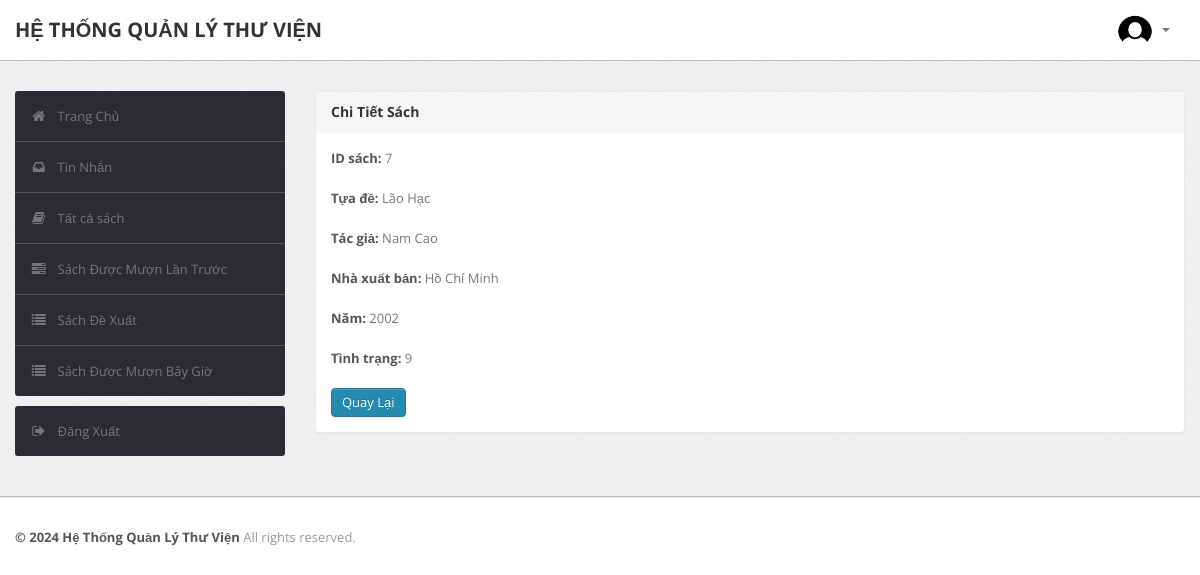
The page /student/bookdetails.php?id=7 (signed in) on the database as committed earlier.
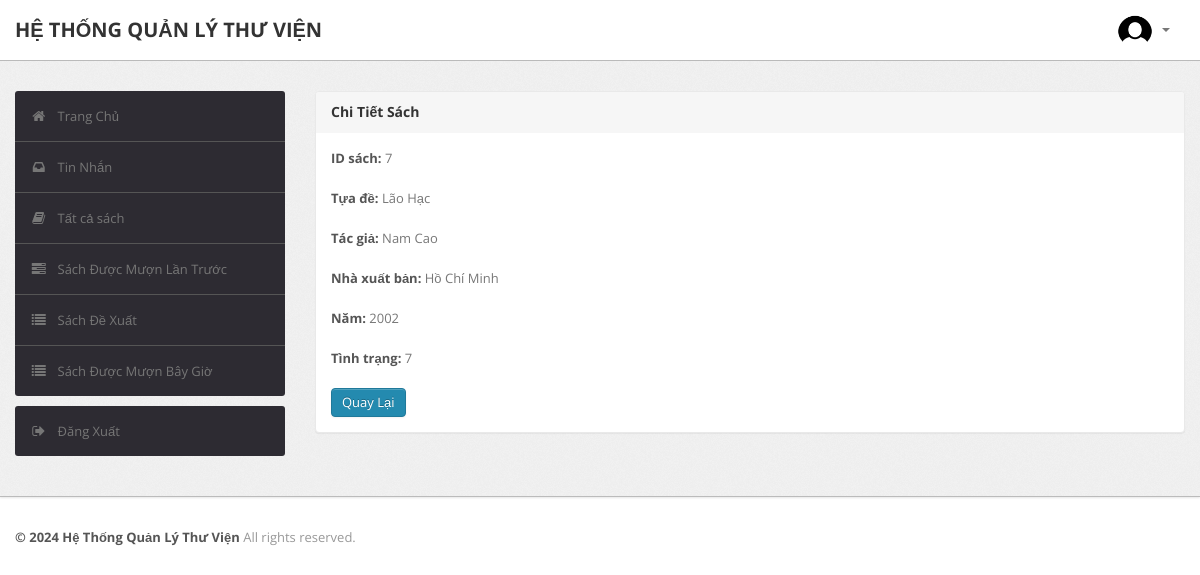
The same page on the database as committed later.
### tables this page shows
CREATE TABLE `book` (
  `BookId` int(10) NOT NULL,
  `Title` varchar(50) DEFAULT NULL,
  `Publisher` varchar(50) DEFAULT NULL,
  `Year` varchar(50) DEFAULT NULL,
  `Availability` int(5) DEFAULT NULL
);

### student/bookdetails.php (the view, shortened to what this page needs)
<?php
require('dbconn.php');
?>
<?php
if ($_SESSION['RollNo']) {
    ?>
<!DOCTYPE html>
<html lang="en">
    <head>
        <link type="text/css" href="bootstrap/css/bootstrap.min.css" rel="stylesheet">
        <link type="text/css" href="bootstrap/css/bootstrap-responsive.min.css" rel="stylesheet">
        <link type="text/css" href="css/theme.css" rel="stylesheet">
        <link type="text/css" href="images/icons/css/font-awesome.css" rel="stylesheet">
    </head>
    <body>
        <div class="navbar navbar-fixed-top">
            <div class="navbar-inner">
                <div class="container">
                        <a class="brand" href="index.php">HỆ THỐNG QUẢN LÝ THƯ VIỆN</a>
                    <div class="nav-collapse collapse navbar-inverse-collapse">
                        <ul class="nav pull-right">
                            <li class="nav-user dropdown"><a href="#" class="dropdown-toggle" data-toggle="dropdown">
                                <img src="images/user.png" class="nav-avatar" />
                                <b class="caret"></b></a>
                            </li>
                        </ul>
                    </div>
                </div>
            </div>
        </div>
        <div class="wrapper">
            <div class="container">
                <div class="row">
                    <div class="span3">
                        <div class="sidebar">
                            <ul class="widget widget-menu unstyled">
                                <li class="active"><a href="index.php"><i class="menu-icon icon-home"></i>Trang Chủ
                                </a></li>
                                 <li><a href="message.php"><i class="menu-icon icon-inbox"></i>Tin Nhắn</a>
                                </li>
                                <li><a href="book.php"><i class="menu-icon icon-book"></i>Tất cả sách </a></li>
                                <li><a href="history.php"><i class="menu-icon icon-tasks"></i>Sách Được Mượn Lần Trước </a></li>
                                <li><a href="recommendations.php"><i class="menu-icon icon-list"></i>Sách Đề Xuất </a></li>
                                <li><a href="current.php"><i class="menu-icon icon-list"></i>Sách Được Mượn Bây Giờ </a></li>
                            </ul>
                            <ul class="widget widget-menu unstyled">
                                <li><a href="logout.php"><i class="menu-icon icon-signout"></i>Đăng Xuất </a></li>
                            </ul>
                        </div>
                    </div>
                    <div class="span9">
                        <div class="content">
                        <div class="module">
                            <div class="module-head">
                                <h3>Chi Tiết Sách</h3>
                            </div>
                            <div class="module-body">
                        <?php
                            $x=$_GET['id'];
                            $sql="select * from LMS.book where BookId='$x'";
                            $result=$conn->query($sql);
                            $row=$result->fetch_assoc();
                                $bookid=$row['BookId'];
                                $name=$row['Title'];
                                $publisher=$row['Publisher'];
                                $year=$row['Year'];
                                $avail=$row['Availability'];
                                echo "<b>ID sách:</b> ".$bookid."<br><br>";
                                echo "<b>Tựa đề:</b> ".$name."<br><br>";
                                $sql1="select * from LMS.author where BookId='$bookid'";
                                $result=$conn->query($sql1);
                                echo "<b>Tác giả:</b> ";
                                while($row1=$result->fetch_assoc())
                                {
                                    echo $row1['Author']."&nbsp;";
                                }
                                echo "<br><br>";
                                echo "<b>Nhà xuất bản:</b> ".$publisher."<br><br>";
                                echo "<b>Năm:</b> ".$year."<br><br>";
                                echo "<b>Tình trạng:</b> ".$avail."<br><br>";
                            ?>
                        <a href="book.php" class="btn btn-primary">Quay Lại</a>
                               </div>
                           </div>
                            </div>
                </div>
                </div>
                </div>
            </div>
<div class="footer">
            <div class="container">
                <b class="copyright">&copy; 2024 Hệ Thống Quản Lý Thư Viện </b>All rights reserved.
            </div>
        </div>
    </body>
</html>
<?php }
else {
    echo "<script type='text/javascript'>alert('Access Denied!!!')</script>";
} ?>

Rows that differ between the two databases and show on the page:
changed book "Lão Hạc": Availability "9" → "7"
